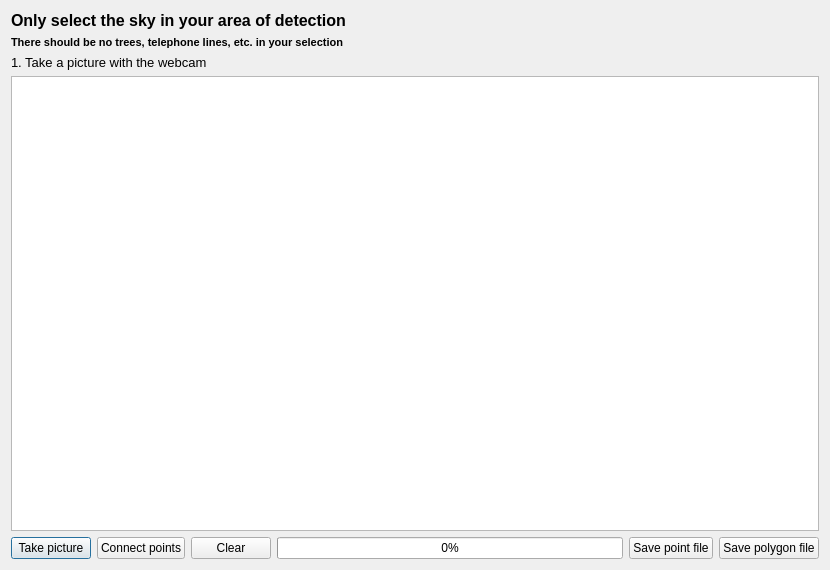
<?xml version="1.0" encoding="UTF-8"?>
<ui version="4.0">
 <class>DetectionAreaEditDialog</class>
 <widget class="QDialog" name="DetectionAreaEditDialog">
  <property name="geometry">
   <rect>
    <x>0</x>
    <y>0</y>
    <width>830</width>
    <height>570</height>
   </rect>
  </property>
  <property name="windowTitle">
   <string>Select area of detection</string>
  </property>
  <layout class="QVBoxLayout" name="verticalLayout">
   <item>
    <widget class="QLabel" name="label">
     <property name="font">
      <font>
       <pointsize>12</pointsize>
       <weight>75</weight>
       <bold>true</bold>
      </font>
     </property>
     <property name="text">
      <string>Only select the sky in your area of detection</string>
     </property>
    </widget>
   </item>
   <item>
    <widget class="QLabel" name="label_2">
     <property name="font">
      <font>
       <pointsize>8</pointsize>
       <weight>75</weight>
       <bold>true</bold>
      </font>
     </property>
     <property name="text">
      <string>There should be no trees, telephone lines, etc. in your selection</string>
     </property>
    </widget>
   </item>
   <item>
    <widget class="QLabel" name="labelInfo">
     <property name="font">
      <font>
       <pointsize>10</pointsize>
      </font>
     </property>
     <property name="text">
      <string>1. Take a picture with the webcam</string>
     </property>
    </widget>
   </item>
   <item>
    <widget class="QGraphicsView" name="image"/>
   </item>
   <item>
    <layout class="QHBoxLayout" name="horizontalLayout">
     <item>
      <widget class="QPushButton" name="buttonTakePicture">
       <property name="text">
        <string>Take picture</string>
       </property>
      </widget>
     </item>
     <item>
      <widget class="QPushButton" name="buttonConnect">
       <property name="text">
        <string>Connect points</string>
       </property>
      </widget>
     </item>
     <item>
      <widget class="QPushButton" name="buttonClear">
       <property name="text">
        <string>Clear</string>
       </property>
      </widget>
     </item>
     <item>
      <widget class="QProgressBar" name="progressBar">
       <property name="value">
        <number>0</number>
       </property>
      </widget>
     </item>
     <item>
      <widget class="QPushButton" name="buttonSave">
       <property name="text">
        <string>Save point file</string>
       </property>
      </widget>
     </item>
     <item>
      <widget class="QPushButton" name="savePolygonFilePushButton">
       <property name="text">
        <string>Save polygon file</string>
       </property>
      </widget>
     </item>
    </layout>
   </item>
  </layout>
 </widget>
 <resources/>
 <connections/>
</ui>
